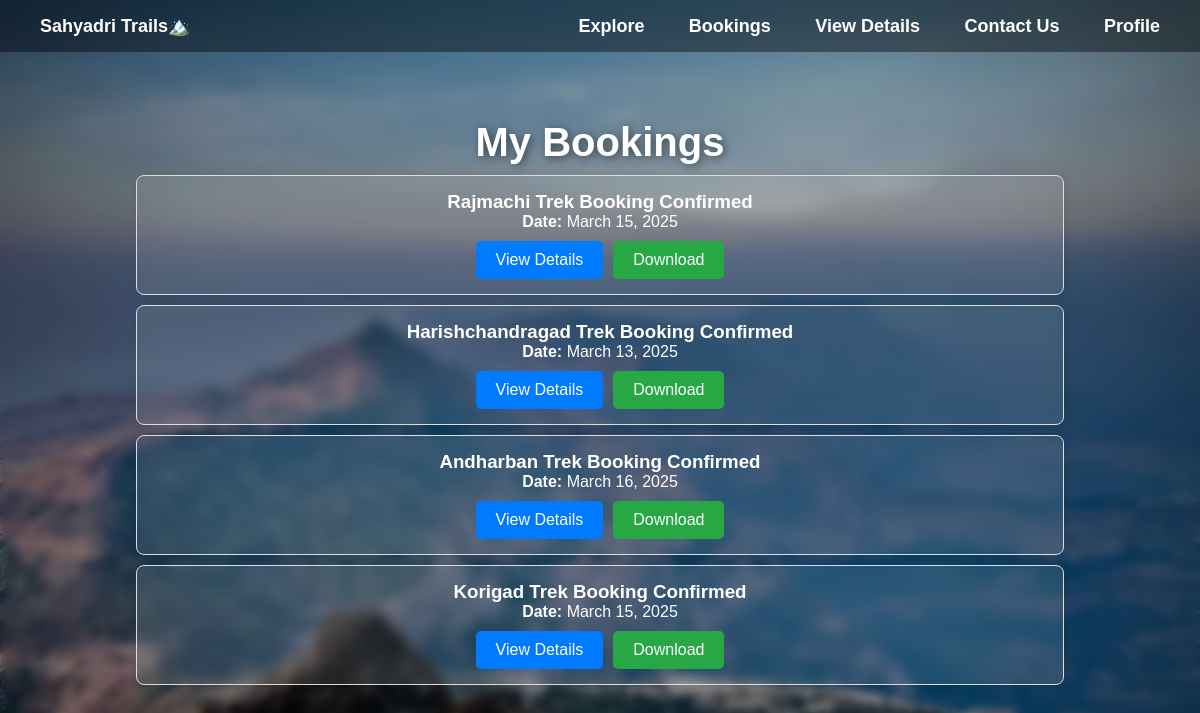
The page /booking_details/ (signed in) on the database its author committed.
### app/models.py (models this page shows, shortened)
class Booking(models.Model):
    trek = models.ForeignKey('Trek', on_delete=models.CASCADE)
    name = models.CharField(max_length=255)  # Store user-entered name
    email = models.EmailField()  # Store user-entered email
    date = models.DateField()  # User-selected date
    number_of_people = models.PositiveIntegerField()  # User-selected number of people
    total_price = models.DecimalField(max_digits=10, decimal_places=2, blank=True, null=True)  # Auto-calculated

class Trek(models.Model):
    trek_id = models.AutoField(primary_key=True)
    name = models.CharField(max_length=200)
    difficulty = models.CharField(
        max_length=20,
        choices=[('easy', 'Easy'), ('moderate', 'Moderate'), ('hard', 'Hard')]
    )
    season = models.CharField(
        max_length=20,
        choices=[('monsoon', 'Monsoon'), ('winter', 'Winter'), ('summer', 'Summer')]
    )
    duration = models.CharField(
        max_length=20,
        choices=[('one-day', 'One-Day'), ('weekend', 'Weekend')]
    )
    price = models.DecimalField(max_digits=10, decimal_places=2)
    image = models.ImageField(upload_to='media/')
    description = models.TextField()
    pickup_location = models.CharField(max_length=255, default="Nearest Railway Station")
    drop_location = models.CharField(max_length=255, default="Lonavala Railway Station")
    meals = models.TextField(default="Breakfast, Lunch, Dinner included")

### app/views.py (the view)
# urls.py: path('booking_details/', views.booking_details, name='booking_details'),
def booking_details(request):
    bookings = Booking.objects.filter(email=request.user.email)
    return render(request, 'bookingdetails.html', {'bookings': bookings})

### app/templates/bookingdetails.html (shortened to what this page needs)
{% load static %}
<!DOCTYPE html>
<html lang="en">
<head>
</head>
<body>
    <div class="navbar">
        <div>
            <a href="{% url 'home' %}" class="home-btn">Sahyadri Trails🏔️</a>
        </div>
        <div>
            <a href="{% url 'explore_treks' %}">Explore</a>
            <a href="{% url 'bookings_page' %}">Bookings</a>
            <a href="{% url 'booking_details' %}">View Details</a>
            <a href="{% url 'contact' %}">Contact Us</a>
            <a href="{% url 'profile' %}">Profile</a>
        </div>
    </div>
    <div class="container">
        {% if user.is_authenticated %}
        <h2>My Bookings</h2>
        {% for booking in bookings %}
            <div class="booking-card">
                <div>
                    <h3>{{ booking.trek.name }} Booking Confirmed</h3>
                    <p><strong>Date:</strong> {{ booking.date }}</p>
                </div>
                <div class="buttons">
                    <button class="btn view-btn" onclick="openModal('{{ booking.id }}')">View Details</button>
                    <button class="btn download-btn" onclick="window.location.href='{% url 'download_booking' booking.id %}'">Download</button>
                </div>
            </div>
        {% empty %}
            <p>No bookings found.</p>
        {% endfor %}
        {% else %}
        <h2>You haven't logged in or Registered!</h2>
            <div class="button-container">
                <a href="{% url 'login' %}" class="btn">Login</a>
                <a href="{% url 'register' %}" class="btn">Register</a>
            </div>
        {% endif %}
    </div>
</body>
</html>

### rows shown on the page
Booking: trek.name "Rajmachi Trek", date "March 15, 2025"
Booking: trek.name "Harishchandragad Trek", date "March 13, 2025"
Booking: trek.name "Andharban Trek", date "March 16, 2025"
Booking: trek.name "Korigad Trek", date "March 15, 2025"
